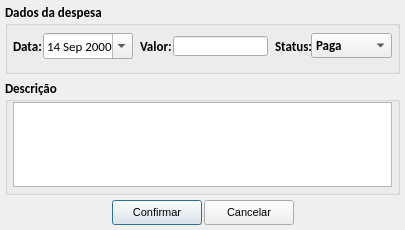
<?xml version="1.0" encoding="UTF-8"?>
<ui version="4.0">
 <class>tela_despesa_avulsa</class>
 <widget class="QDialog" name="tela_despesa_avulsa">
  <property name="geometry">
   <rect>
    <x>0</x>
    <y>0</y>
    <width>405</width>
    <height>230</height>
   </rect>
  </property>
  <property name="minimumSize">
   <size>
    <width>405</width>
    <height>230</height>
   </size>
  </property>
  <property name="maximumSize">
   <size>
    <width>405</width>
    <height>230</height>
   </size>
  </property>
  <property name="windowTitle">
   <string>Cadastrar despesa</string>
  </property>
  <layout class="QVBoxLayout" name="verticalLayout">
   <property name="spacing">
    <number>5</number>
   </property>
   <property name="leftMargin">
    <number>5</number>
   </property>
   <property name="topMargin">
    <number>3</number>
   </property>
   <property name="rightMargin">
    <number>5</number>
   </property>
   <property name="bottomMargin">
    <number>5</number>
   </property>
   <item>
    <widget class="QGroupBox" name="gb_dados_despesa">
     <property name="font">
      <font>
       <family>Calibri</family>
       <pointsize>10</pointsize>
       <weight>75</weight>
       <bold>true</bold>
      </font>
     </property>
     <property name="title">
      <string>Dados da despesa</string>
     </property>
     <layout class="QHBoxLayout" name="horizontalLayout">
      <property name="spacing">
       <number>0</number>
      </property>
      <property name="leftMargin">
       <number>5</number>
      </property>
      <property name="topMargin">
       <number>0</number>
      </property>
      <property name="rightMargin">
       <number>5</number>
      </property>
      <property name="bottomMargin">
       <number>5</number>
      </property>
      <item>
       <widget class="QLabel" name="lb_dia">
        <property name="minimumSize">
         <size>
          <width>30</width>
          <height>20</height>
         </size>
        </property>
        <property name="font">
         <font>
          <family>Calibri</family>
          <pointsize>10</pointsize>
          <weight>75</weight>
          <bold>true</bold>
         </font>
        </property>
        <property name="text">
         <string>Data:</string>
        </property>
       </widget>
      </item>
      <item>
       <widget class="QDateEdit" name="data">
        <property name="minimumSize">
         <size>
          <width>90</width>
          <height>20</height>
         </size>
        </property>
        <property name="font">
         <font>
          <weight>50</weight>
          <bold>false</bold>
         </font>
        </property>
        <property name="frame">
         <bool>true</bool>
        </property>
        <property name="alignment">
         <set>Qt::AlignLeading|Qt::AlignLeft|Qt::AlignVCenter</set>
        </property>
        <property name="readOnly">
         <bool>false</bool>
        </property>
        <property name="buttonSymbols">
         <enum>QAbstractSpinBox::UpDownArrows</enum>
        </property>
        <property name="accelerated">
         <bool>false</bool>
        </property>
        <property name="keyboardTracking">
         <bool>true</bool>
        </property>
        <property name="maximumDateTime">
         <datetime>
          <hour>23</hour>
          <minute>59</minute>
          <second>59</second>
          <year>3000</year>
          <month>12</month>
          <day>31</day>
         </datetime>
        </property>
        <property name="minimumDateTime">
         <datetime>
          <hour>0</hour>
          <minute>0</minute>
          <second>0</second>
          <year>2000</year>
          <month>9</month>
          <day>14</day>
         </datetime>
        </property>
        <property name="calendarPopup">
         <bool>true</bool>
        </property>
        <property name="timeSpec">
         <enum>Qt::LocalTime</enum>
        </property>
       </widget>
      </item>
      <item>
       <spacer name="horizontalSpacer">
        <property name="orientation">
         <enum>Qt::Horizontal</enum>
        </property>
        <property name="sizeType">
         <enum>QSizePolicy::Fixed</enum>
        </property>
        <property name="sizeHint" stdset="0">
         <size>
          <width>7</width>
          <height>5</height>
         </size>
        </property>
       </spacer>
      </item>
      <item>
       <widget class="QLabel" name="lb_valor">
        <property name="minimumSize">
         <size>
          <width>33</width>
          <height>20</height>
         </size>
        </property>
        <property name="font">
         <font>
          <weight>75</weight>
          <bold>true</bold>
         </font>
        </property>
        <property name="text">
         <string>Valor:</string>
        </property>
       </widget>
      </item>
      <item>
       <widget class="QLineEdit" name="le_valor">
        <property name="minimumSize">
         <size>
          <width>95</width>
          <height>20</height>
         </size>
        </property>
        <property name="maximumSize">
         <size>
          <width>95</width>
          <height>20</height>
         </size>
        </property>
        <property name="font">
         <font>
          <weight>50</weight>
          <bold>false</bold>
          <kerning>false</kerning>
         </font>
        </property>
       </widget>
      </item>
      <item>
       <spacer name="horizontalSpacer_2">
        <property name="orientation">
         <enum>Qt::Horizontal</enum>
        </property>
        <property name="sizeType">
         <enum>QSizePolicy::Fixed</enum>
        </property>
        <property name="sizeHint" stdset="0">
         <size>
          <width>7</width>
          <height>40</height>
         </size>
        </property>
       </spacer>
      </item>
      <item>
       <widget class="QLabel" name="lb_status">
        <property name="minimumSize">
         <size>
          <width>33</width>
          <height>20</height>
         </size>
        </property>
        <property name="font">
         <font>
          <weight>75</weight>
          <bold>true</bold>
         </font>
        </property>
        <property name="text">
         <string>Status:</string>
        </property>
       </widget>
      </item>
      <item>
       <widget class="QComboBox" name="cb_status">
        <property name="minimumSize">
         <size>
          <width>81</width>
          <height>21</height>
         </size>
        </property>
        <property name="font">
         <font>
          <family>Calibri</family>
          <pointsize>10</pointsize>
         </font>
        </property>
        <item>
         <property name="text">
          <string>Paga</string>
         </property>
        </item>
        <item>
         <property name="text">
          <string>Aberta</string>
         </property>
        </item>
        <item>
         <property name="text">
          <string>Atrasada</string>
         </property>
        </item>
       </widget>
      </item>
     </layout>
    </widget>
   </item>
   <item>
    <widget class="QGroupBox" name="gb_descricao">
     <property name="font">
      <font>
       <family>Calibri</family>
       <pointsize>10</pointsize>
       <weight>75</weight>
       <bold>true</bold>
      </font>
     </property>
     <property name="title">
      <string>Descrição</string>
     </property>
     <layout class="QHBoxLayout" name="horizontalLayout_2">
      <property name="spacing">
       <number>5</number>
      </property>
      <property name="leftMargin">
       <number>5</number>
      </property>
      <property name="topMargin">
       <number>0</number>
      </property>
      <property name="rightMargin">
       <number>5</number>
      </property>
      <property name="bottomMargin">
       <number>5</number>
      </property>
      <item>
       <widget class="QTextEdit" name="te_descricao">
        <property name="font">
         <font>
          <weight>50</weight>
          <bold>false</bold>
         </font>
        </property>
       </widget>
      </item>
     </layout>
    </widget>
   </item>
   <item>
    <layout class="QHBoxLayout" name="horizontalLayout_3">
     <property name="spacing">
      <number>2</number>
     </property>
     <item>
      <spacer name="horizontalSpacer_3">
       <property name="orientation">
        <enum>Qt::Horizontal</enum>
       </property>
       <property name="sizeHint" stdset="0">
        <size>
         <width>40</width>
         <height>20</height>
        </size>
       </property>
      </spacer>
     </item>
     <item>
      <widget class="QPushButton" name="btn_confirmar">
       <property name="minimumSize">
        <size>
         <width>90</width>
         <height>25</height>
        </size>
       </property>
       <property name="maximumSize">
        <size>
         <width>90</width>
         <height>25</height>
        </size>
       </property>
       <property name="font">
        <font>
         <family>Arial</family>
         <pointsize>8</pointsize>
         <weight>50</weight>
         <bold>false</bold>
        </font>
       </property>
       <property name="styleSheet">
        <string notr="true">background-color: none;</string>
       </property>
       <property name="text">
        <string>Confirmar</string>
       </property>
       <property name="icon">
        <iconset resource="imagens.qrc">
         <normaloff>:/img/img/1345902916_camera_test.png</normaloff>:/img/img/1345902916_camera_test.png</iconset>
       </property>
       <property name="iconSize">
        <size>
         <width>20</width>
         <height>20</height>
        </size>
       </property>
      </widget>
     </item>
     <item>
      <widget class="QPushButton" name="btn_cancelar">
       <property name="minimumSize">
        <size>
         <width>90</width>
         <height>25</height>
        </size>
       </property>
       <property name="maximumSize">
        <size>
         <width>90</width>
         <height>25</height>
        </size>
       </property>
       <property name="font">
        <font>
         <family>Arial</family>
         <pointsize>8</pointsize>
         <weight>50</weight>
         <bold>false</bold>
        </font>
       </property>
       <property name="styleSheet">
        <string notr="true">background-color: none;</string>
       </property>
       <property name="text">
        <string>Cancelar</string>
       </property>
       <property name="icon">
        <iconset resource="imagens.qrc">
         <normaloff>:/img/img/1345902747_button_cancel.png</normaloff>:/img/img/1345902747_button_cancel.png</iconset>
       </property>
       <property name="iconSize">
        <size>
         <width>18</width>
         <height>18</height>
        </size>
       </property>
      </widget>
     </item>
     <item>
      <spacer name="horizontalSpacer_4">
       <property name="orientation">
        <enum>Qt::Horizontal</enum>
       </property>
       <property name="sizeHint" stdset="0">
        <size>
         <width>40</width>
         <height>20</height>
        </size>
       </property>
      </spacer>
     </item>
    </layout>
   </item>
  </layout>
 </widget>
 <resources>
  <include location="imagens.qrc"/>
 </resources>
 <connections/>
</ui>
